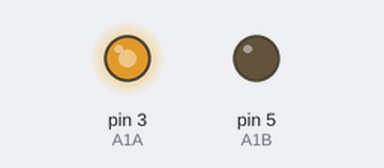
Simulated run of this sketch. Board: Arduino Uno, built with avr-gcc and run on an emulated ATmega328P. Shown: output pins drawn as LEDs (lit = HIGH).

Above: at 0.1 s.
Timing chart, 0 to 1.6 s (numbered marks = the images above):
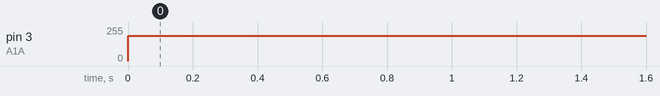

Measured:
- by itself, pin 3 (A1A): 0/255 → 188/255 at 0.00 s

The sketch:

pwm_dc.ino
```cpp
// DC motor
const int A1A = 3;
const int A1B = 5;

int motorSpeed = 700; // Default speed, range: 0 (off) to 255 (full speed), 65 limit

void setup() {
  // put your setup code here, to run once:
  Serial.begin(9600);
  pinMode(A1A, OUTPUT);
  pinMode(A1B, OUTPUT);
}

void loop() {
  // Rotate the motor anti clockwise at the specified speed
  analogWrite(A1A, motorSpeed);
  digitalWrite(A1B, LOW);
  // delay(2000); // Motor rotates clockwise at the specified speed for 2 seconds

  // Rotate the motor clockwise at the specified speed
  // analogWrite(A1B, motorSpeed);
  // digitalWrite(A1A, LOW);
  // delay(2000); // Motor rotates counterclockwise at the specified speed for 2 seconds
}
```
